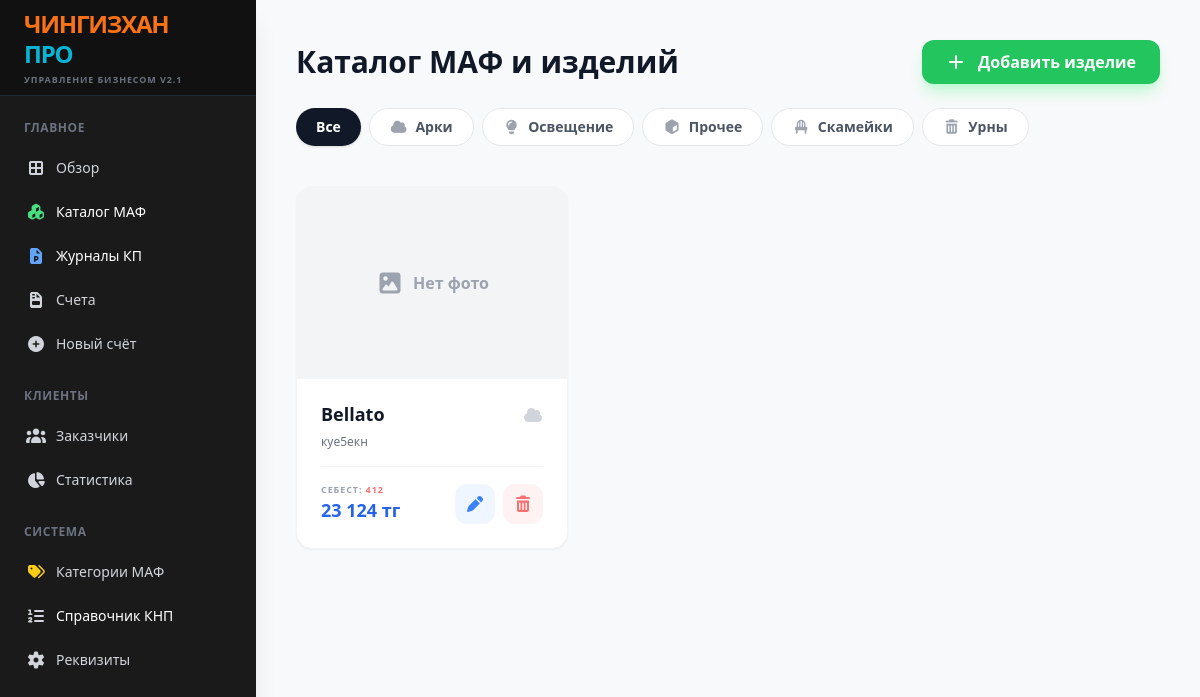
The app's page /catalog, older data.
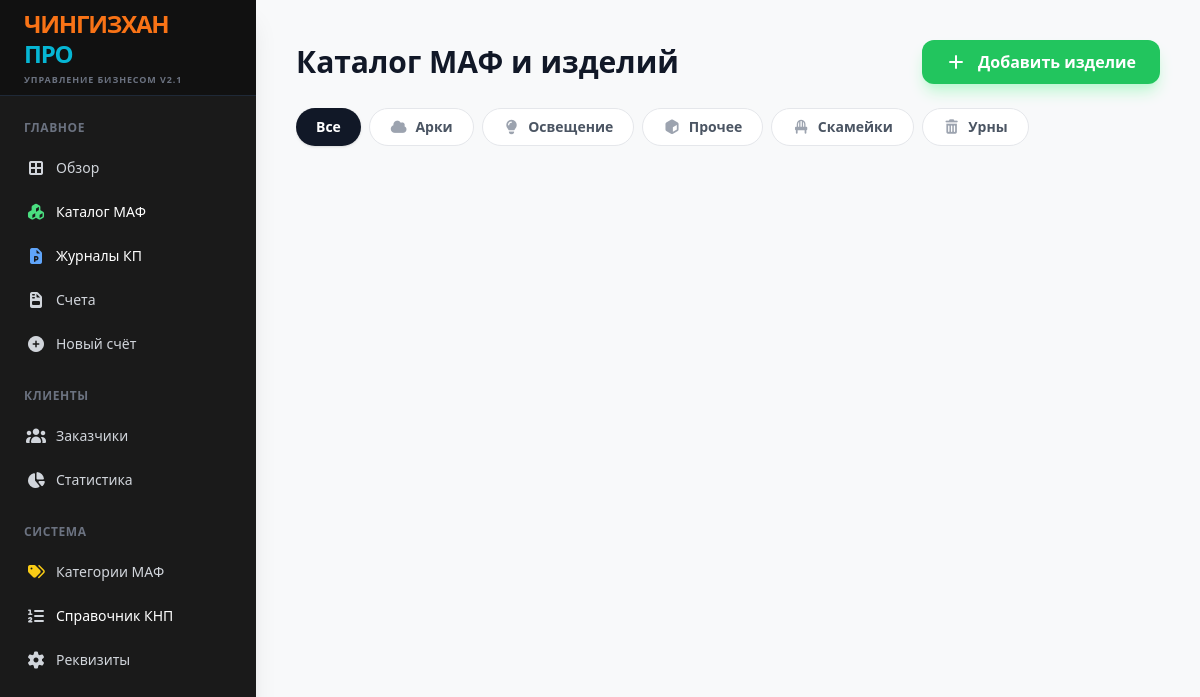
The same page, newer data.
### tables this page shows
CREATE TABLE categories (id INTEGER PRIMARY KEY AUTOINCREMENT, name TEXT, icon TEXT);

CREATE TABLE catalog (id INTEGER PRIMARY KEY AUTOINCREMENT, name TEXT, description TEXT, unit TEXT, cost REAL, retail_price REAL, img1 TEXT, img2 TEXT, img3 TEXT, category_id INTEGER DEFAULT 0, bom_json TEXT);

### app.py (the view)
@app.route('/catalog')
def catalog_list():
    with sqlite3.connect(DB_NAME) as conn:
        raw_items = conn.cursor().execute("SELECT id, name, description, unit, cost, retail_price, img1, img2, img3, category_id, bom_json FROM catalog ORDER BY id DESC").fetchall()
        items = [{'id': str(i[0]), 'name': str(i[1]), 'desc': str(i[2]), 'unit': str(i[3]), 'cost': float(i[4] or 0), 'retail_price': float(i[5] or 0), 'img1': str(i[6]), 'img2': str(i[7]), 'img3': str(i[8]), 'cat_id': str(i[9]), 'bom': str(i[10])} for i in raw_items]
    return render_template('catalog.html', items=items, categories=get_categories())

### app.py (called while the page is built)
def get_categories():
    with sqlite3.connect(DB_NAME) as conn:
        cats_db = conn.cursor().execute("SELECT * FROM categories ORDER BY name").fetchall()
        return [{'id': str(r[0]), 'name': str(r[1]), 'icon': str(r[2])} for r in cats_db]

### templates/catalog.html (shortened to what this page needs)
{% extends "base.html" %}
{% block content %}
<div class="p-10 max-w-7xl mx-auto pb-32">
    <div class="flex justify-between items-center mb-6">
        <h2 class="text-3xl font-black text-gray-900">Каталог МАФ и изделий</h2>
        <button onclick="openModal('addModal')" class="bg-green-500 text-white px-6 py-2.5 rounded-xl font-bold hover:bg-green-600 transition shadow-lg shadow-green-200"><i class="fas fa-plus mr-2"></i> Добавить изделие</button>
    </div>
    <div class="flex space-x-2 overflow-x-auto pb-4 mb-6 scrollbar-hide">
        <button class="cat-btn active bg-gray-900 text-white px-5 py-2 rounded-full text-sm font-bold shadow transition flex items-center" onclick="filterCat('all', this)">Все</button>
        {% for cat in categories %}
        <button class="cat-btn bg-white text-gray-600 border border-gray-200 px-5 py-2 rounded-full text-sm font-bold hover:bg-gray-50 transition whitespace-nowrap flex items-center" onclick="filterCat('{{ cat.id }}', this)">
            {% if cat.icon and (cat.icon.endswith('.png') or cat.icon.endswith('.svg') or cat.icon.endswith('.jpg') or cat.icon.endswith('.webp')) %}
                <img src="/static/category_icons/{{ cat.icon }}" class="w-4 h-4 object-contain inline-block mr-2">
            {% else %}
                <i class="fas {{ cat.icon if cat.icon else 'fa-folder' }} mr-2 text-gray-400"></i>
            {% endif %}
            {{ cat.name }}
        </button>
        {% endfor %}
    </div>
    <div class="grid grid-cols-3 gap-6" id="catalogGrid">
        {% for item in items %}
        <div class="catalog-card bg-white rounded-2xl shadow-sm border border-gray-100 overflow-hidden group flex flex-col transition hover:shadow-md" data-cat="{{ item.cat_id }}" id="item-{{ item.id }}">
            <div class="h-48 bg-gray-100 relative overflow-hidden flex">
                {% if not item.img1 and not item.img2 and not item.img3 %}<div class="w-full h-full flex items-center justify-center text-gray-400 font-bold"><i class="fas fa-image mr-2 text-2xl"></i> Нет фото</div>{% endif %}
            </div>
            <div class="p-6 flex flex-col flex-1">
                <div class="flex justify-between items-start mb-2">
                    <h3 class="font-black text-lg text-gray-900 leading-tight item-name">{{ item.name }}</h3>
                    {% for cat in categories %}
                        {% if cat.id == item.cat_id %}
                            {% if cat.icon and (cat.icon.endswith('.png') or cat.icon.endswith('.svg') or cat.icon.endswith('.jpg') or cat.icon.endswith('.webp')) %}
                                <img src="/static/category_icons/{{ cat.icon }}" class="w-4 h-4 object-contain inline-block ml-2 mt-1 opacity-50" title="{{ cat.name }}">
                            {% else %}
                                <i class="fas {{ cat.icon }} text-gray-300 ml-2 mt-1" title="{{ cat.name }}"></i>
                            {% endif %}
                        {% endif %}
                    {% endfor %}
                </div>
                <p class="text-xs text-gray-500 mb-4 line-clamp-2 flex-1 item-desc">{{ item.desc }}</p>
                <div class="flex justify-between items-end border-t border-gray-100 pt-4 mt-auto">
                    <div>
                        <p class="text-[9px] font-black text-gray-400 uppercase tracking-widest">Себест: <span class="text-red-400 item-cost">{{ '{:,.0f}'.format(item.cost).replace(',', ' ') }}</span></p>
                        <p class="font-black text-blue-600 text-lg"><span class="item-retail">{{ '{:,.0f}'.format(item.retail_price).replace(',', ' ') }}</span> тг</p>
                    </div>
                    <div class="space-x-2 flex">
                        <button onclick="handleEditClick('{{ item.id }}', '{{ item.unit }}', '{{ item.cat_id }}', '{{ item.img1 }}', '{{ item.img2 }}', '{{ item.img3 }}')" class="text-blue-500 hover:text-blue-700 bg-blue-50 w-10 h-10 flex items-center justify-center rounded-xl transition"><i class="fas fa-pen"></i></button>
                        <button onclick="deleteCatalogItem('{{ item.id }}')" class="text-red-400 hover:text-red-600 bg-red-50 w-10 h-10 flex items-center justify-center rounded-xl transition"><i class="fas fa-trash-alt"></i></button>
                    </div>
                </div>
            </div>
        </div>
        {% endfor %}
    </div>
</div>
{% endblock %}

### templates/base.html (shortened to what this page needs)
<!DOCTYPE html>
<html lang="ru">
<head>
    <script src="{{ url_for('static', filename='css/tailwind.js') }}"></script>
    <link href="{{ url_for('static', filename='css/all.min.css') }}" rel="stylesheet">
</head>
<body class="bg-[#F8F9FA] flex h-screen font-sans">
    <aside class="w-64 bg-[#1a1a1a] text-gray-300 flex flex-col shadow-xl z-50">
        <div class="h-24 flex flex-col justify-center px-6 border-b border-gray-800 bg-[#111]">
            <h1 class="text-2xl font-black tracking-tighter leading-tight">
                <span style="color: #f97316;">ЧИНГИЗХАН</span><br>
                <span style="color: #06b6d4;">ПРО</span>
            </h1>
            <p class="text-[9px] font-bold text-gray-500 mt-1 uppercase tracking-widest">Управление бизнесом v2.1</p>
        </div>
        <nav class="flex-1 px-4 py-6 space-y-6 overflow-y-auto">
            <div>
                <p class="text-xs font-bold text-gray-500 mb-3 px-2 tracking-wider">ГЛАВНОЕ</p>
                <div class="space-y-1">
                    <a href="/" class="flex items-center px-2 py-2.5 rounded-md hover:bg-gray-800 transition"><i class="fas fa-th-large w-6 text-center"></i><span class="ml-2 text-sm font-medium">Обзор</span></a>
                    <a href="/catalog" class="flex items-center px-2 py-2.5 rounded-md hover:bg-gray-800 transition"><i class="fas fa-cubes w-6 text-center text-green-400"></i><span class="ml-2 text-sm font-medium text-white">Каталог МАФ</span></a>
                    <a href="/proposals" class="flex items-center px-2 py-2.5 rounded-md hover:bg-gray-800 transition"><i class="fas fa-file-powerpoint w-6 text-center text-blue-400"></i><span class="ml-2 text-sm font-medium text-white">Журналы КП</span></a>
                    <a href="/invoices" class="flex items-center px-2 py-2.5 rounded-md hover:bg-gray-800 transition"><i class="fas fa-file-invoice w-6 text-center"></i><span class="ml-2 text-sm font-medium">Счета</span></a>
                    <a href="/create_invoice" class="flex items-center px-2 py-2.5 rounded-md hover:bg-gray-800 transition"><i class="fas fa-plus-circle w-6 text-center"></i><span class="ml-2 text-sm font-medium">Новый счёт</span></a>
                </div>
            </div>
            <div>
                <p class="text-xs font-bold text-gray-500 mb-3 px-2 tracking-wider">КЛИЕНТЫ</p>
                <div class="space-y-1">
                    <a href="/clients" class="flex items-center px-2 py-2.5 hover:bg-gray-800 rounded-md transition"><i class="fas fa-users w-6 text-center"></i><span class="ml-2 text-sm font-medium">Заказчики</span></a>
                    <a href="/issued_invoices" class="flex items-center px-2 py-2.5 hover:bg-gray-800 rounded-md transition"><i class="fas fa-chart-pie w-6 text-center"></i><span class="ml-2 text-sm font-medium">Статистика</span></a>
                </div>
            </div>
            <div>
                <p class="text-xs font-bold text-gray-500 mb-3 px-2 tracking-wider">СИСТЕМА</p>
                <div class="space-y-1">
                    <a href="/categories" class="flex items-center px-2 py-2.5 hover:bg-gray-800 rounded-md transition"><i class="fas fa-tags w-6 text-center text-yellow-400"></i><span class="ml-2 text-sm font-medium">Категории МАФ</span></a>
                    <a href="/knp" class="flex items-center px-2 py-2.5 hover:bg-gray-800 rounded-md transition"><i class="fas fa-list-ol w-6 text-center"></i><span class="ml-2 text-sm font-medium text-white">Справочник КНП</span></a>
                    <a href="/settings" class="flex items-center px-2 py-2.5 hover:bg-gray-800 rounded-md transition"><i class="fas fa-cog w-6 text-center"></i><span class="ml-2 text-sm font-medium">Реквизиты</span></a>
                </div>
            </div>
        </nav>
    </aside>
    <main class="flex-1 overflow-y-auto">
        {% block content %}{% endblock %}
    </main>
</body>
</html>

Row changes from the older to the newer data that the page shows:
removed catalog: img1 "Нет фото", name "Bellato", desc "куе5екн", cost "412", retail_price "23 124"
